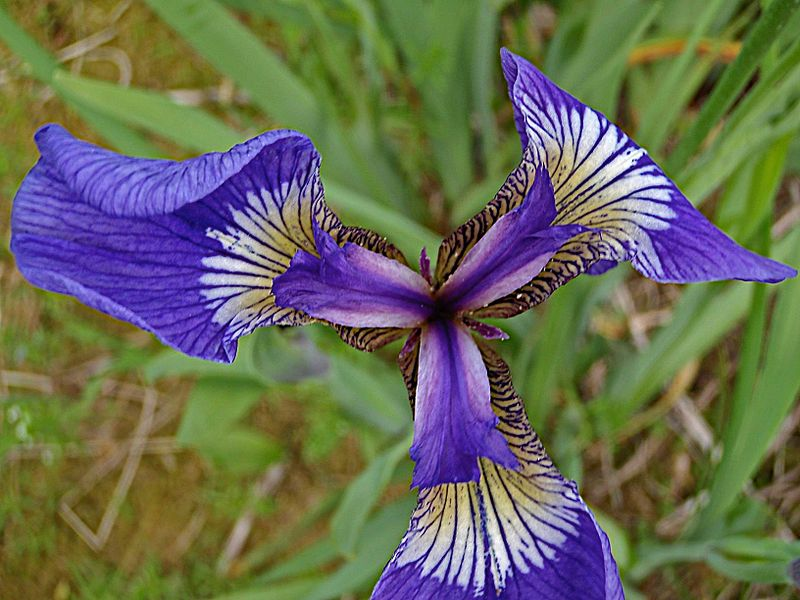
#> input picture Assignment_2/iris-1.png, 800 x 600 px
$ python main.py
#> lines starting #> are read from the running program, lines starting #| are printed output that depends on the picture
import cv2
import numpy as np

img = cv2.imread('iris-1.png')
#> img is the input picture: shape (600, 800, 3); mean B, G, R 86.8, 107.1, 104.6
imgWidth = img.shape[1]
#> imgWidth = 800
imgHeight = img.shape[0]
#> imgHeight = 600


# [46 lines left out: functions padding, crop, resize, copy, grayscale, hsv, not called in this run]

def hue_shifted(image, emptyPictureArray, hue):
#> called with hue = 50
    cv2.imshow("image", image)

    emptyPictureArray[:] = image[:] + hue
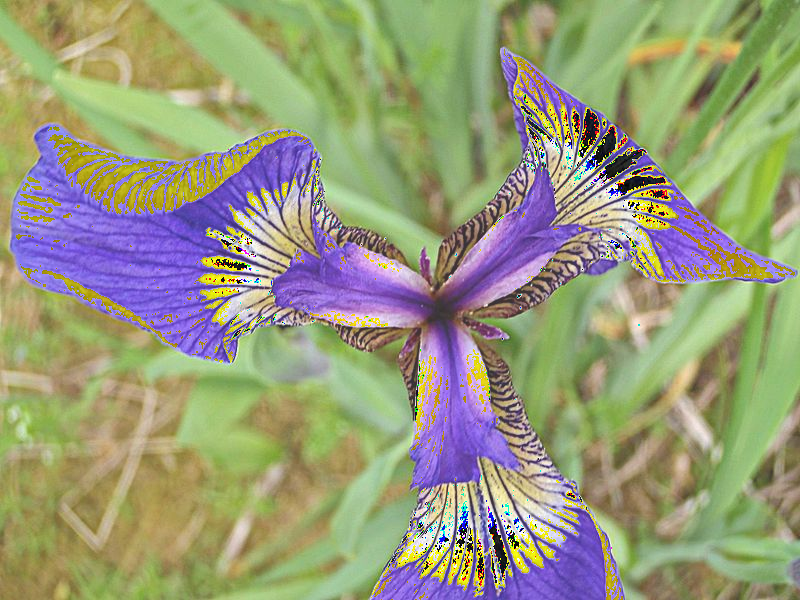
#> emptyPictureArray: shape (600, 800, 3); mean B, G, R 122.9, 154.5, 151.9

    cv2.imshow("hue_shifted", emptyPictureArray)

    cv2.imwrite("hue_shifted_iris.png", emptyPictureArray)

# [17 lines left out: functions smoothing, rotation, not called in this run]


emptyPicture = np.zeros((imgHeight, imgWidth, 3), dtype=np.uint8)

# == 1. Padding ==
#padding(img, 100)

## == 2. Cropping ==
#crop(img, 200, imgHeight-130, 200, imgWidth-130)

## == 3. Resize ==
#resize(img, 200, 200)

# == 4. Manual copy ==
#copy(img, emptyPicture)

# == 5. Grayscale ==
#grayscale(img)

# == 6. HSV ==
#hsv(img)

# == 7. Color shifting ==
hue_shifted(img, emptyPicture, 50)

# == 8. Smoothing ==
#smoothing(img)

# == 9. Rotation ==
#rotation(img, 180)


cv2.waitKey(0)
cv2.destroyAllWindows()
